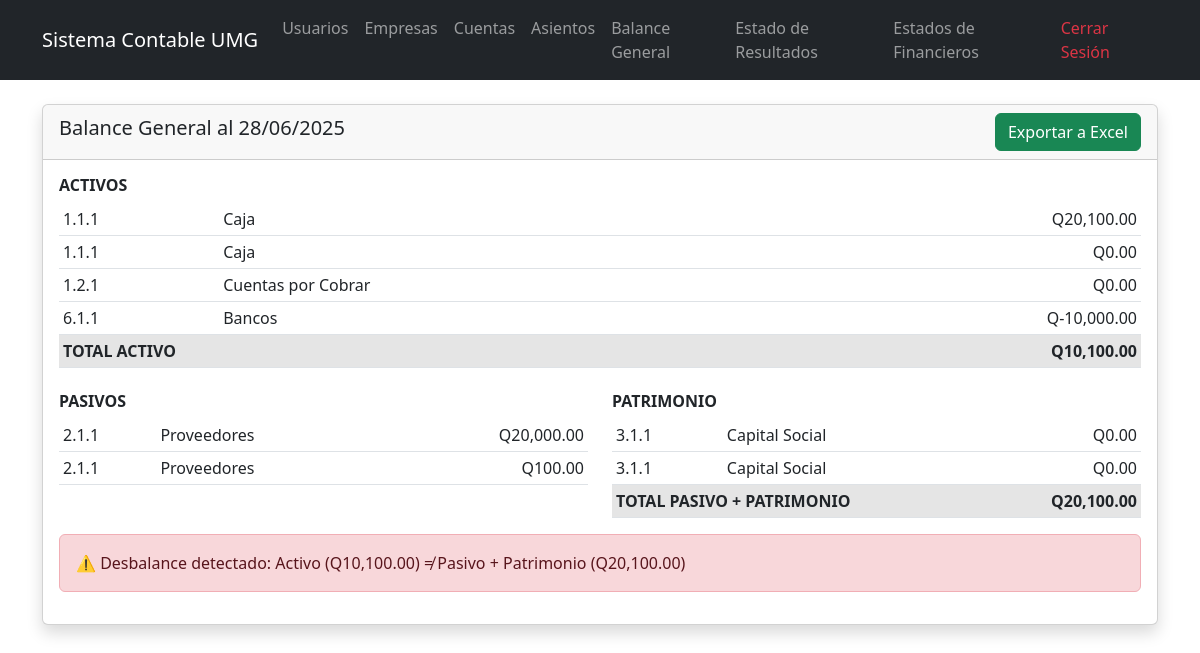
/balance_general.php (signed in), run on the app's committed database.
### tables this page shows
CREATE TABLE `cuentas` (
  `id_cuenta` int(11) NOT NULL,
  `codigo` varchar(10) NOT NULL,
  `nombre` varchar(100) NOT NULL,
  `tipo` enum('Activo','Pasivo','Patrimonio','Ingreso','Gasto') NOT NULL
);

### balance_general.php (the view, shortened to what this page needs)
<?php
include 'config/database.php';
$query = "
    SELECT
        c.id_cuenta,
        c.codigo,
        c.nombre,
        c.tipo,
        SUM(CASE WHEN t.tipo = 'Debe' THEN t.monto ELSE 0 END) AS debe,
        SUM(CASE WHEN t.tipo = 'Haber' THEN t.monto ELSE 0 END) AS haber,
        CASE
            WHEN c.tipo = 'Activo' THEN (SUM(CASE WHEN t.tipo = 'Debe' THEN t.monto ELSE 0 END) - SUM(CASE WHEN t.tipo = 'Haber' THEN t.monto ELSE 0 END))
            ELSE (SUM(CASE WHEN t.tipo = 'Haber' THEN t.monto ELSE 0 END) - SUM(CASE WHEN t.tipo = 'Debe' THEN t.monto ELSE 0 END))
        END AS saldo
    FROM cuentas c
    LEFT JOIN transacciones t ON c.id_cuenta = t.id_cuenta
    GROUP BY c.id_cuenta
    ORDER BY c.codigo
";
$stmt = $pdo->query($query);
$cuentas = $stmt->fetchAll();
$activos = array_filter($cuentas, fn($c) => $c['tipo'] == 'Activo');
$pasivos = array_filter($cuentas, fn($c) => $c['tipo'] == 'Pasivo');
$patrimonio = array_filter($cuentas, fn($c) => $c['tipo'] == 'Patrimonio');
$total_activo = array_sum(array_column($activos, 'saldo'));
$total_pasivo = array_sum(array_column($pasivos, 'saldo'));
$total_patrimonio = array_sum(array_column($patrimonio, 'saldo'));
?>
<!DOCTYPE html>
<html lang="es">
<head>
    <?php include 'includes/header.php'; ?>
</head>
<body>
    <div class="container mt-4">
        <div class="row">
            <div class="col-md-12">
                <div class="card shadow">
                    <div class="card-header d-flex justify-content-between align-items-center">
                        <h5>Balance General al <?= date('d/m/Y') ?></h5>
                        <a href="?exportar_excel=1" class="btn btn-success">
                            <i class="fas fa-file-excel"></i> Exportar a Excel
                        </a>
                    </div>
                    <div class="card-body">
                        <div class="mb-4">
                            <h6 class="fw-bold">ACTIVOS</h6>
                            <table class="table table-sm">
                                <tbody>
                                    <?php foreach ($activos as $a): ?>
                                    <tr>
                                        <td><?= $a['codigo'] ?></td>
                                        <td><?= $a['nombre'] ?></td>
                                        <td class="text-end">Q<?= number_format($a['saldo'], 2) ?></td>
                                    </tr>
                                    <?php endforeach; ?>
                                    <tr class="table-active">
                                        <td colspan="2" class="fw-bold">TOTAL ACTIVO</td>
                                        <td class="text-end fw-bold">Q<?= number_format($total_activo, 2) ?></td>
                                    </tr>
                                </tbody>
                            </table>
                        </div>
                        <div class="row">
                            <div class="col-md-6">
                                <h6 class="fw-bold">PASIVOS</h6>
                                <table class="table table-sm">
                                    <tbody>
                                        <?php foreach ($pasivos as $p): ?>
                                        <tr>
                                            <td><?= $p['codigo'] ?></td>
                                            <td><?= $p['nombre'] ?></td>
                                            <td class="text-end">Q<?= number_format($p['saldo'], 2) ?></td>
                                        </tr>
                                        <?php endforeach; ?>
                                    </tbody>
                                </table>
                            </div>
                            <div class="col-md-6">
                                <h6 class="fw-bold">PATRIMONIO</h6>
                                <table class="table table-sm">
                                    <tbody>
                                        <?php foreach ($patrimonio as $pat): ?>
                                        <tr>
                                            <td><?= $pat['codigo'] ?></td>
                                            <td><?= $pat['nombre'] ?></td>
                                            <td class="text-end">Q<?= number_format($pat['saldo'], 2) ?></td>
                                        </tr>
                                        <?php endforeach; ?>
                                        <tr class="table-active">
                                            <td colspan="2" class="fw-bold">TOTAL PASIVO + PATRIMONIO</td>
                                            <td class="text-end fw-bold">Q<?= number_format($total_pasivo + $total_patrimonio, 2) ?></td>
                                        </tr>
                                    </tbody>
                                </table>
                            </div>
                        </div>
                        <div class="alert <?= ($total_activo == ($total_pasivo + $total_patrimonio)) ? 'alert-success' : 'alert-danger' ?>">
                            <?php if ($total_activo == ($total_pasivo + $total_patrimonio)): ?>
                                ✔️ La ecuación contable se cumple: Activo (Q<?= number_format($total_activo, 2) ?>) = Pasivo + Patrimonio (Q<?= number_format(($total_pasivo + $total_patrimonio), 2) ?>)
                            <?php else: ?>
                                ⚠️ Desbalance detectado: Activo (Q<?= number_format($total_activo, 2) ?>) ≠ Pasivo + Patrimonio (Q<?= number_format(($total_pasivo + $total_patrimonio), 2) ?>)
                            <?php endif; ?>
                        </div>
                    </div>
                </div>
            </div>
        </div>
    </div>
</body>
</html>

### data on the page
cuentas: codigo "1.1.1", nombre "Caja", saldo "20,100.00"
cuentas: codigo "1.1.1", nombre "Caja", saldo "0.00"
cuentas: codigo "1.2.1", nombre "Cuentas por Cobrar", saldo "0.00"
cuentas: codigo "6.1.1", nombre "Bancos", saldo "-10,000.00"
cuentas: codigo "2.1.1", nombre "Proveedores", saldo "20,000.00"
cuentas: codigo "2.1.1", nombre "Proveedores", saldo "100.00"
cuentas: codigo "3.1.1", nombre "Capital Social", saldo "0.00"
cuentas: codigo "3.1.1", nombre "Capital Social", saldo "0.00"

### other printed values
$total_activo "10,100.00"
$total_pasivo + $total_patrimonio "20,100.00"
